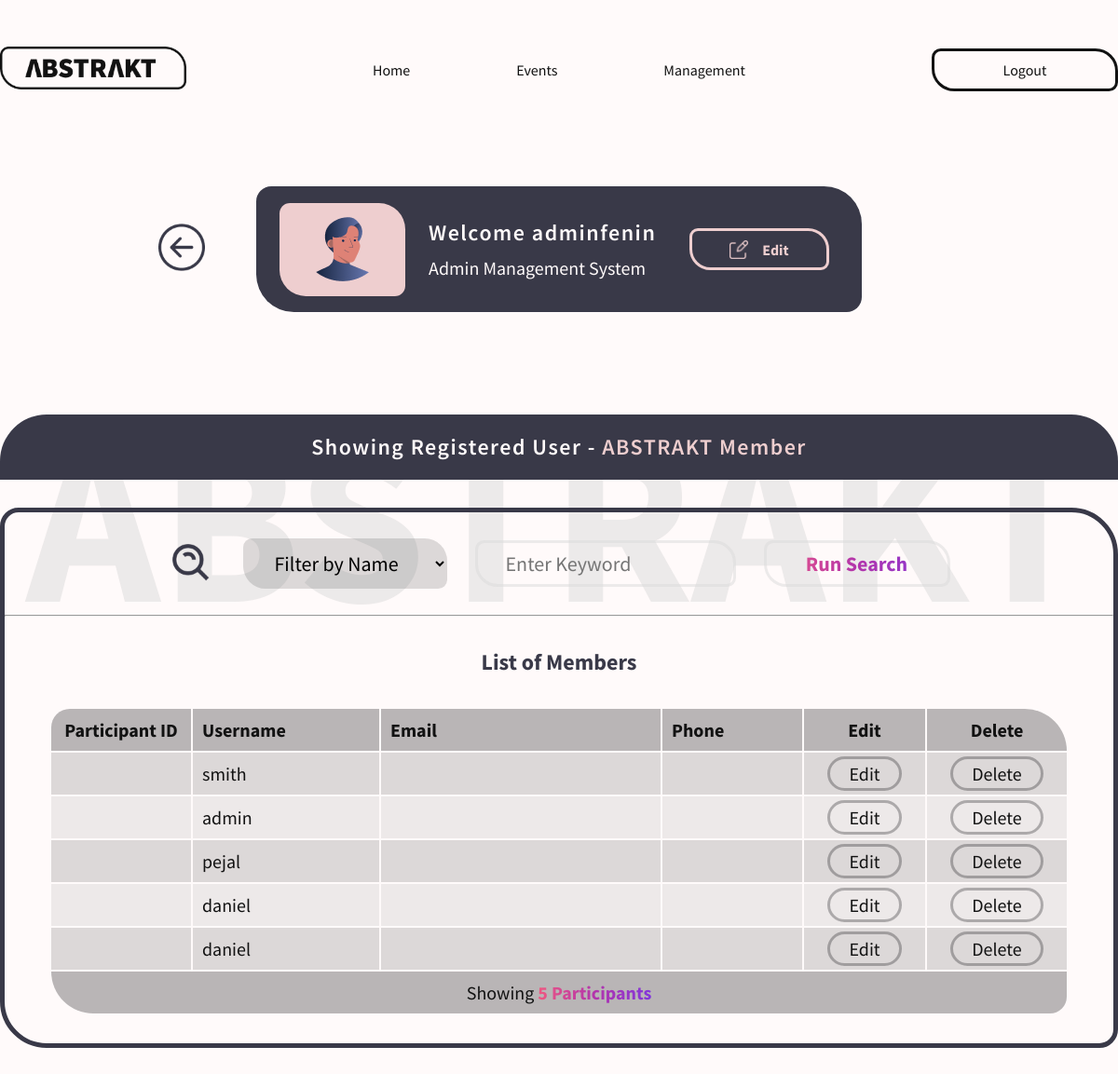
The page /adminViewUser.php (signed in) on the database its author committed.
### tables this page shows
CREATE TABLE IF NOT EXISTS `user` (
  `userid` int(4) NOT NULL AUTO_INCREMENT,
  `username` varchar(30) NOT NULL,
  `pass` varchar(30) NOT NULL,
  `email` varchar(320) NOT NULL,
  `phone` varchar(11) NOT NULL,
  `age` int(4) NOT NULL,
  PRIMARY KEY (`userid`)
);

### adminViewUser.php (the view, shortened to what this page needs)
<?php
  $connect = mysqli_connect("localhost", "root", "", "abstrakt") or die("Couldn't  connect to server");
?>
<!DOCTYPE html>
<html lang="en">
  <head>
    <link rel="stylesheet" href="styling/styleSetup.css" />
    <link rel="stylesheet" href="styling/adminStyle.css" />
  </head>
  <body>
    <div class="global-container">
    <?php
      if(isset ($_SESSION["admin"]))
      {
        $admin = $_SESSION["admin"];
        $listWebCommand = "SELECT * FROM user";
        $executeListWeb = mysqli_query($connect, $listWebCommand);
    ?>
      <header>
        <a href="index.php">
          <img
            src="images/logo/AbstraktLogo.png"
            alt="Abstrakt Logo"
            width="200px"
            class="site-icon disabled-pointer"
            style="z-index: 1"
          />
        </a>
        <nav class="session-nav">
          <a href="index.php">Home</a>
          <a href="events.php">Events</a>
          <a href="admin.php">Management</a>
        </nav>
        <a href="processPage/logout.php" class="sign">Logout</a>
      </header>
      <div class="div1" id="scroll">
        <a href="admin.php#scroll" class="back-btn">
          <img src="images/icon/Back.png" class="back-icon">
        </a>
        <h2 class="abstrakt-marking-fix">ABSTRAKT</h2>
        <div class="people">
          <section class="avatar-box">
            <img src="images/avatar/Hazli.png" class="disabled-pointer" />
          </section>
          <section class="change-margin">
            <h4>Welcome <?php echo $admin; ?></h4>
            <p>Admin Management System</p>
          </section>
          <section>
            <a href="adminEdit.php#scroll" class="edit-box">
              <div class="avatar-follow">
                <img
                src="images/icon/Edit.png"
                width="20px"
                class="disabled-pointer"
                />
                <h5 class="edit-btn">Edit</h5>
              </div>
            </a>
          </section>
        </div>
        <div class="tab-link" id="scroll-to-view">
          <div class="tab">
            <h4>
              Showing Registered User - <span class="highlight-text">ABSTRAKT Member</span>
            </h4>
          </div>
        </div>
        <div class="table" >
          <form action="adminViewUser.php#scroll-to-view" class="table-search" method="POST">
            <input type="image" src="images/icon/Search.png" alt="Search Icon" width="50px" height="50px">
            <select name="filterBy" title="Choose from some options to filter" >
              <option value="username" selected>Filter by Name</option>
            </select>
            <input type="text" name="keyword" placeholder="Enter Keyword" class="find-field"/>
            <input type="submit" class="del-btn tab-link search-btn" value="Run Search"/>
          </form>
        <hr class="hr-margin">
        <h6 class='event-heading search-result search-margin'>List of Members</h6>
        <table border="0">
          <tr>
            <th class="id-col">Participant ID</th>
            <th class="user-col">Username</th>
            <th class="email-col">Email</th>
            <th class="phone-col">Phone</th>
            <th class="edit-col">Edit</th>
            <th class="del-col">Delete</th>
          </tr>
          <?php
            $counter = 0;
            while($row = $executeListWeb->fetch_assoc()) {
              if($counter % 2 == 0){
                echo "
                  <tr class='light'>
                    <td class='id-col'>" . $row["userid"] . "</td>
                    <td>" . $row["username"] .  "</td>
                    <td>" . $row["email"] . "</td>
                    <td>" . $row["phone"] . "</td>
                    <td class='del-box'>
                      <a class='del-btn tab-link' href='javascript:edit_this($row[userid])'>Edit</a>
                    </td>
                    <td class='del-box'>
                      <a class='del-btn tab-link' href='javascript:delete_id($row[userid])'>Delete</a>
                    </td>
                  </tr>
                ";
                }
              else{
                echo "
                  <tr class='dark'>
                    <td class='id-col'>" . $row["userid"] . "</td>
                    <td>" . $row["username"] .  "</td>
                    <td>" . $row["email"] . "</td>
                    <td>" . $row["phone"] . "</td>
                    <td class='del-box'>
                      <a class='del-btn tab-link' href='javascript:edit_this($row[userid])'>Edit</a>
                    </td>
                    <td class='del-box'>
                      <a class='del-btn tab-link' href='javascript:delete_id($row[userid])'>Delete</a>
                    </td>
                  </tr>
                ";
              }
              $counter++;
            }
          ?>
          <tr>
            <td colspan="6" class="total-row">Showing <span class="gradient-text"><?php echo $counter ?> Participants</span>
            </td>
          </tr>
        </table>
      </div>
    <?php
    }
    ?>
    </div>
  </body>
</html>

### styling/styleSetup.css (style rules this page uses)
:root { --snowwhite: #fffafa; --smokyblack: #121212; --darkgray: #393948; --transgray: rgba(217, 217, 217, 0.5); --palepink: #eececf; }
.gradient-text { background: linear-gradient( 90.05deg, #ef5881 0.04%, #b335ab 49.47%, #8336da 99.22% ); -webkit-background-clip: text; -webkit-text-fill-color: transparent; background-clip: text; text-fill-color: transparent; }
* { margin: 0; padding: 0; box-sizing: border-box; font-family: "Source Sans Pro", sans-serif; }
.global-container { width: 1200px; margin: 0 auto; }
body { color: var(--smokyblack); background-color: var(--snowwhite); }
a:link, a:visited { text-decoration: none; color: var(--smokyblack); transition: 0.3s; }
html { scroll-behavior: smooth; }
.disabled-pointer { pointer-events: none; -khtml-user-select: none; -o-user-select: none; -moz-user-select: none; -webkit-user-select: none; user-select: none; }
h2 { font-weight: 700; font-size: 400px; line-height: 503px; color: var(--transgray); }
h4 { font-weight: 600; font-size: 24px; letter-spacing: 1.5px; line-height: 30px; color: var(--snowwhite); }
h5 { font-weight: 700; font-size: 16px; line-height: 20px; color: var(--palepink); }
h6 { font-size: 30px; line-height: 37px; }
p { font-size: 20px; color: var(--snowwhite); margin-top: 20px; }
header { margin: 0px 0px; display: flex; align-items: center; justify-content: space-between; min-height: 150px; }
nav { font-weight: 400; line-height: 30px; width: 200px; display: flex; justify-content: space-between; z-index: 1; }
.sign { padding: 10px 50px; text-align: center; border: 3px solid #121212; border-radius: 9.69697px 24.2424px; z-index: 1; flex-basis: 200px; }
input { font-size: 20px; background-color: rgba(0, 0, 0, 0); width: 280px; border: none; padding: 12px 20px; margin: 8px 0; }
input[type="submit"] { font-weight: 700; width: 400px; height: 75px; border-radius: 9.69697px 24.2424px; background: linear-gradient( 90.05deg, #ef5881 0.04%, #b335ab 49.47%, #8336da 99.22% ); -webkit-background-clip: text; background-clip: text; -webkit-text-fill-color: transparent; color: transparent; text-fill-color: transparent; }
.change-margin > p { margin-top: 10px; }
.abstrakt-marking-fix { font-size: 250px; position: fixed; top: 25%; z-index: -1; user-select: none; }
.people { width: 650px; height: 135px; background-color: var(--darkgray); border-radius: 16.1876px 40.4689px; display: grid; grid-template-columns: 1fr 280px 1fr; align-items: center; justify-content: center; }
.people a { background: none; -webkit-background-clip: border-box; -webkit-text-fill-color: currentColor; background-clip: border-box; text-fill-color: currentColor; }
.avatar-box { width: 135px; height: 100px; background-color: var(--palepink); border-radius: 11.2759px 28.1899px; margin: auto 0px auto 25px; display: flex; align-items: center; justify-content: center; }
.avatar-follow { width: 150px; height: 45px; border: 3px solid var(--palepink); border-radius: 9.03262px 22.5815px; display: flex; gap: 15px; align-items: center; justify-content: center; }
.session-nav { width: 400px; }

### rows shown on the page
user: username "smith"
user: username "admin"
user: username "pejal"
user: username "daniel"
user: username "daniel"

### other values the page prints
$admin "adminfenin"
$counter "5"
